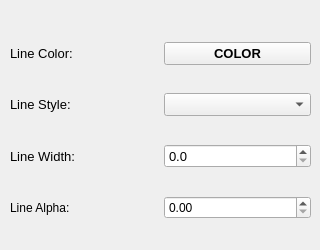
    <widget class="QWidget" name="tab_2">
     <attribute name="title">
      <string>Line</string>
     </attribute>
     <widget class="QWidget" name="gridLayoutWidget_9">
      <property name="geometry">
       <rect>
        <x>10</x>
        <y>20</y>
        <width>301</width>
        <height>221</height>
       </rect>
      </property>
      <layout class="QGridLayout" name="gridLayout_9">
       <item row="2" column="0">
        <widget class="QLabel" name="label_4">
         <property name="font">
          <font>
           <family>Arial</family>
           <pointsize>10</pointsize>
          </font>
         </property>
         <property name="text">
          <string>Line Width:</string>
         </property>
        </widget>
       </item>
       <item row="0" column="1">
        <widget class="QPushButton" name="btnLCol">
         <property name="font">
          <font>
           <family>Arial</family>
           <pointsize>10</pointsize>
           <weight>75</weight>
           <bold>true</bold>
          </font>
         </property>
         <property name="text">
          <string>COLOR</string>
         </property>
        </widget>
       </item>
       <item row="2" column="1">
        <widget class="QDoubleSpinBox" name="sbLW">
         <property name="font">
          <font>
           <family>Arial</family>
           <pointsize>10</pointsize>
          </font>
         </property>
         <property name="decimals">
          <number>1</number>
         </property>
         <property name="singleStep">
          <double>0.100000000000000</double>
         </property>
        </widget>
       </item>
       <item row="0" column="0">
        <widget class="QLabel" name="label">
         <property name="font">
          <font>
           <family>Arial</family>
           <pointsize>10</pointsize>
          </font>
         </property>
         <property name="text">
          <string>Line Color:</string>
         </property>
        </widget>
       </item>
       <item row="1" column="0">
        <widget class="QLabel" name="label_5">
         <property name="font">
          <font>
           <family>Arial</family>
           <pointsize>10</pointsize>
          </font>
         </property>
         <property name="text">
          <string>Line Style:</string>
         </property>
        </widget>
       </item>
       <item row="1" column="1">
        <widget class="QComboBox" name="cbLS">
         <property name="font">
          <font>
           <family>Arial</family>
           <pointsize>10</pointsize>
          </font>
         </property>
        </widget>
       </item>
       <item row="3" column="0">
        <widget class="QLabel" name="label_42">
         <property name="text">
          <string>Line Alpha:</string>
         </property>
        </widget>
       </item>
       <item row="3" column="1">
        <widget class="QDoubleSpinBox" name="sbLAlpha">
         <property name="maximum">
          <double>1.000000000000000</double>
         </property>
         <property name="singleStep">
          <double>0.010000000000000</double>
         </property>
        </widget>
       </item>
      </layout>
     </widget>
    </widget>
